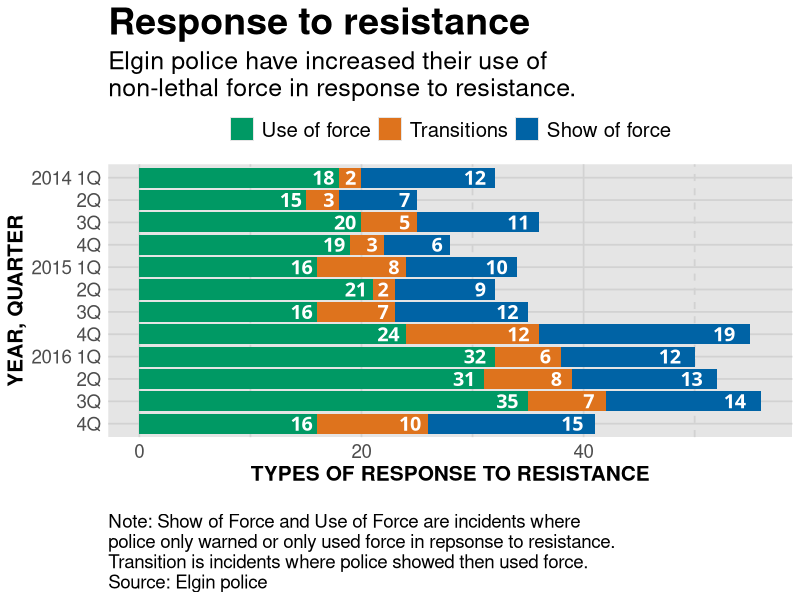

Here is the R script that generated this plot:
# The code in this file is described 
# in html files of the same name

# load the libraries 
library(readr)
library(ggplot2)
library(ggthemes)

# bring in the data we worked worked with
df <- read_csv("dfsubset.csv")



#---------------------
# For windows devices only
# windowsFonts(Verdana=windowsFont('Verdana'))

# This function set styles for the chart
# Be sure to run it before you plot

theme_gfx <- function(...) {
  theme_set(theme_get() + theme(text = element_text(family = 'Verdana', size= 12, lineheight=0.9))) + 
    theme(
      # edit background colors
      plot.background = element_blank(),
      legend.background = element_blank(),
      panel.background=element_rect(fill="#E5E5E5"),
      strip.background=element_rect(fill="#E5E5E5"),
      # modify grid and tick lines
      panel.grid.major = element_line(size = .6, color="#D2D2D2"),
      panel.grid.minor = element_line(size = .6, color="#D2D2D2", linetype = "dashed"),
      axis.ticks = element_blank(),
      # edit font sizes
      plot.title = element_text(size = 27,face="bold"),
      plot.subtitle = element_text(size = 18),
      #legend.title=element_text(size = 13,face="bold"),
      legend.text=element_text(size=14.7),
      axis.title=element_text(size=15, face="bold"),
      axis.text=element_text(size=13.5),
      plot.caption=element_text(size=13.5, hjust=0),
      strip.text = element_text(face="bold", size=13.5, hjust=0),
      # This puts the legend across the top
      legend.position="top", 
      legend.direction="horizontal",
      # removes label for legend
      legend.title = element_blank(),
      ...
    )
}

#-----Insert plot here -------------

# stacked bars
stacked <- ggplot(df) + 
  aes(x = reorder(Year_Quarter, -sort), 
      y = value, 
      fill = set, 
      label = value) + 
  geom_bar(stat = "identity") + 
  coord_flip() + theme_gfx()

# add all the titles.
stacked <- stacked + labs(
  title="Response to resistance", # your headline
  subtitle="Elgin police have increased their use of\nnon-lethal force in response to resistance.",
  x="YEAR, QUARTER", 
  y="TYPES OF RESPONSE TO RESISTANCE",
  caption="\nNote: Show of Force and Use of Force are incidents where \npolice only warned or only used force in repsonse to resistance. \nTransition is incidents where police showed then used force. \nSource: Elgin police") +
  guides(fill=guide_legend(reverse=T))

# Here's where we go further in formating the bar values
# you'll need to edit x, y and label with appropriate values
stacked <- stacked + geom_text(
  position = "stack", 
  aes(x = Year_Quarter, 
      y = value - (value * 0.025), 
      hjust = 1,
      label = value),
  size=5,
  family="Verdana",
  fontface="bold",
  color="white"
  )

# Finally, let's make the axis labels better
# Reverse order since we resorted the bars
stacked <- stacked + scale_x_discrete(
  labels=c("4Q","3Q","2Q","2016 1Q","4Q","3Q","2Q","2015 1Q","4Q","3Q","2Q","2014 1Q")
)

# color scheme - comment out for B/W PDF
stacked <- stacked + scale_colour_manual( values = c("#0063A5", "#DE731D", "#009964", "#DA2128", "#6F2C91") ) + scale_fill_manual( values = c("#0063A5", "#DE731D", "#009964", "#DA2128", "#6F2C91") )
# make B/W PDF - remember to change name of file!
#stacked <- stacked + scale_colour_grey(start = 0, end = 0.75) + scale_fill_grey(start = 0, end = 0.75)

stacked

#----- End plot --------------


